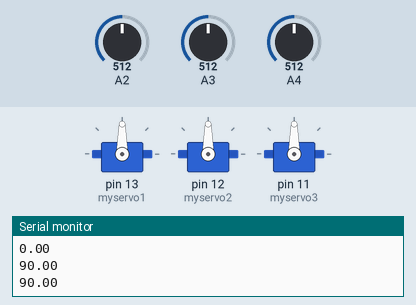
This sketch was run on a simulated Arduino Uno, built with avr-gcc and run on an emulated ATmega328P. Shown: 3 × servo, the last lines printed to the serial monitor. The inputs (shaded band) are chosen by the test bench; at power-on: A2 = 512, A3 = 512, A4 = 512.

Above: at 1.2 s.
1.3 s: A2 set to 716
At 2.2 s:
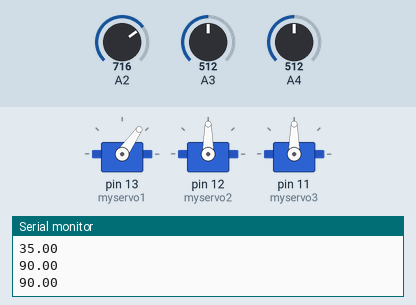
2.8 s: A3 set to 716
At 3.2 s:
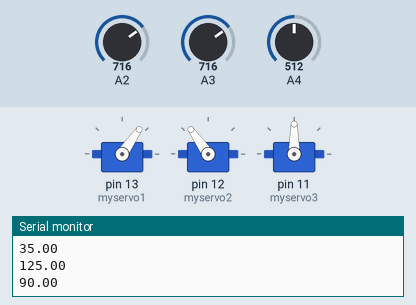
4.3 s: A4 set to 306
At 5.4 s:
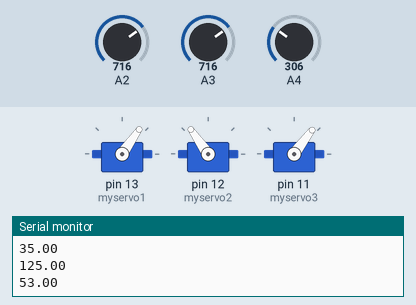
5.8 s: A2 set to 900
At 6.3 s:
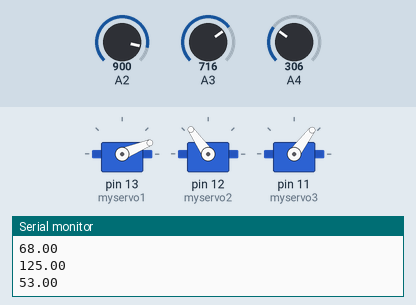
7.3 s: A3 set to 900
At 8.5 s:
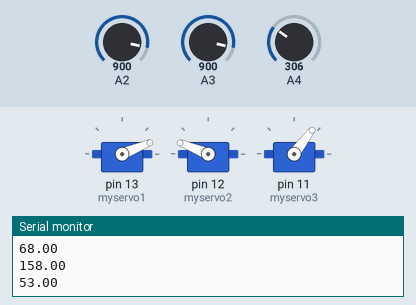
8.8 s: A4 set to 122
At 9.6 s:
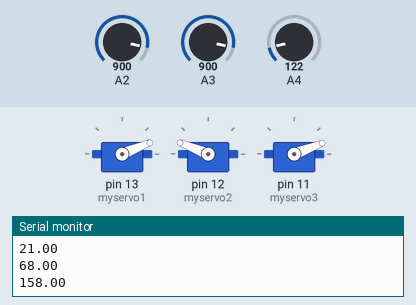
Timing chart, 0 to 11.3 s (numbered marks = the images above; inputs shaded):
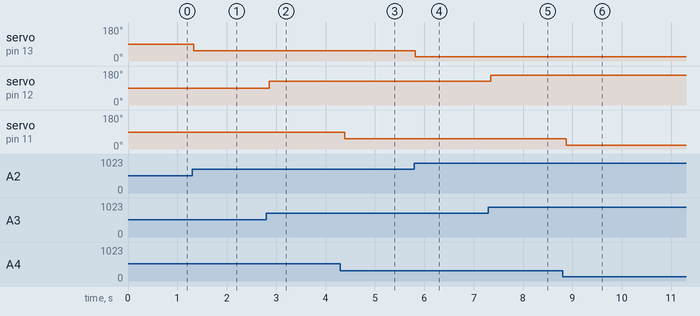

Measured:
- after the input at 1.3 s, servo on pin 13 (myservo1): 90° → 55° at once
- after the input at 2.8 s, servo on pin 12 (myservo2): 90° → 125° after 0.06 s
- after the input at 4.3 s, servo on pin 11 (myservo3): 90° → 53° after 0.09 s
- after the input at 5.8 s, servo on pin 13 (myservo1): 55° → 22° at once
- after the input at 7.3 s, servo on pin 12 (myservo2): 125° → 158° at once
- after the input at 8.8 s, servo on pin 11 (myservo3): 53° → 21° after 0.07 s

The sketch:

Robotic_Arm.ino
```cpp
  #include <Servo.h>
Servo myservo1;
Servo myservo2;
Servo myservo3;
void setup() {
  // put your setup code here, to run once:
myservo1.attach(13,600,2300);
myservo2.attach(12,600,2300);
myservo3.attach(11,600,2300);
Serial.begin(9600);
pinMode(A2,INPUT);
pinMode(A3,INPUT);
pinMode(A4,INPUT);
pinMode(13,OUTPUT);
pinMode(12,OUTPUT);
pinMode(11,OUTPUT);
}

void loop() {
  // put your main code here, to run repeatedly:

float rvalue1 = analogRead(A2);
float rvalue2 = analogRead(A3);
float rvalue3 = analogRead(A4);

float value1 = map(rvalue1,0,1023,-90,90);
float value2 = map(rvalue2,0,1023,0,180);
float value3 = map(rvalue3,0,1023,0,180);
Serial.println(value1);
Serial.println(value2);
Serial.println(value3);
myservo1.write(90-value1);
myservo2.write(value2);
myservo3.write(value3);
delay(100);

}
```
